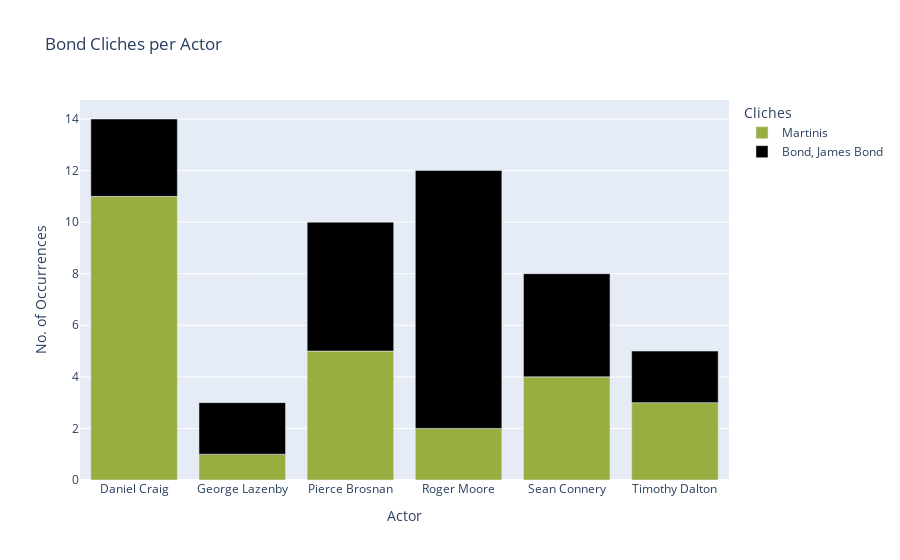

The notebook cell saved with this chart:
### Markdown cell above
Typically, there is a positive linear relationship between a film's adjusted global gross and adjusted budget, though Moore and, to a lesser extent, Brosnan are exceptions to this, suggesting that this is not a certain positive relationship.

### Code cell
#BOND CLICHE VISUALISATION

#Aggregating martini data by Bond actor
martiniData = jamesBondMainDataset.groupby("Bond")["Martinis"].sum()

#Aggregating instances of "Bond, James Bond" by actor
BJBData = jamesBondMainDataset.groupby("Bond")["BJB"].sum()

#Collecting unique Bond actor values
bondArray = jamesBondMainDataset["Bond"].unique()

#Compiling cliche data into a dictionary
contentData = {
               "Martinis": martiniData,
              "Bond, James Bond": BJBData }

#Converting cliche data dictionary to a pandas dataframe
contentDataframe = pd.DataFrame(contentData)

#Generating figure
figCliches = px.bar(contentDataframe, y = ["Martinis","Bond, James Bond"], title="Bond Cliches per Actor", color_discrete_map = {"Martinis":"#99AE40", "Bond, James Bond": "black" })

#Updating layout of figure
figCliches.update_layout(xaxis_title="Actor",yaxis_title = "No. of Occurrences", legend_title = "Cliches")

#Displaying figure
figCliches.show()

### Figure 1 — Plotly figure (JSON) as saved in the notebook; plotly's stock layout.template omitted (floating-point values rounded to 4 significant figures)
{"data": [{"alignmentgroup": "True", "hovertemplate": "variable=Martinis<br>Bond=%{x}<br>value=%{y}<extra></extra>", "legendgroup": "Martinis", "marker": {"color": "#99AE40", "pattern": {"shape": ""}}, "name": "Martinis", "offsetgroup": "Martinis", "orientation": "v", "showlegend": true, "textposition": "auto", "type": "bar", "x": ["Daniel Craig", "George Lazenby", "Pierce Brosnan", "Roger Moore", "Sean Connery", "Timothy Dalton"], "xaxis": "x", "y": [11, 1, 5, 2, 4, 3], "yaxis": "y"}, {"alignmentgroup": "True", "hovertemplate": "variable=Bond, James Bond<br>Bond=%{x}<br>value=%{y}<extra></extra>", "legendgroup": "Bond, James Bond", "marker": {"color": "black", "pattern": {"shape": ""}}, "name": "Bond, James Bond", "offsetgroup": "Bond, James Bond", "orientation": "v", "showlegend": true, "textposition": "auto", "type": "bar", "x": ["Daniel Craig", "George Lazenby", "Pierce Brosnan", "Roger Moore", "Sean Connery", "Timothy Dalton"], "xaxis": "x", "y": [3, 2, 5, 10, 4, 2], "yaxis": "y"}], "layout": {"barmode": "relative", "legend": {"title": {"text": "Cliches"}, "tracegroupgap": 0}, "title": {"text": "Bond Cliches per Actor"}, "xaxis": {"anchor": "y", "domain": [0, 1], "title": {"text": "Actor"}}, "yaxis": {"anchor": "x", "domain": [0, 1], "title": {"text": "No. of Occurrences"}}}}
